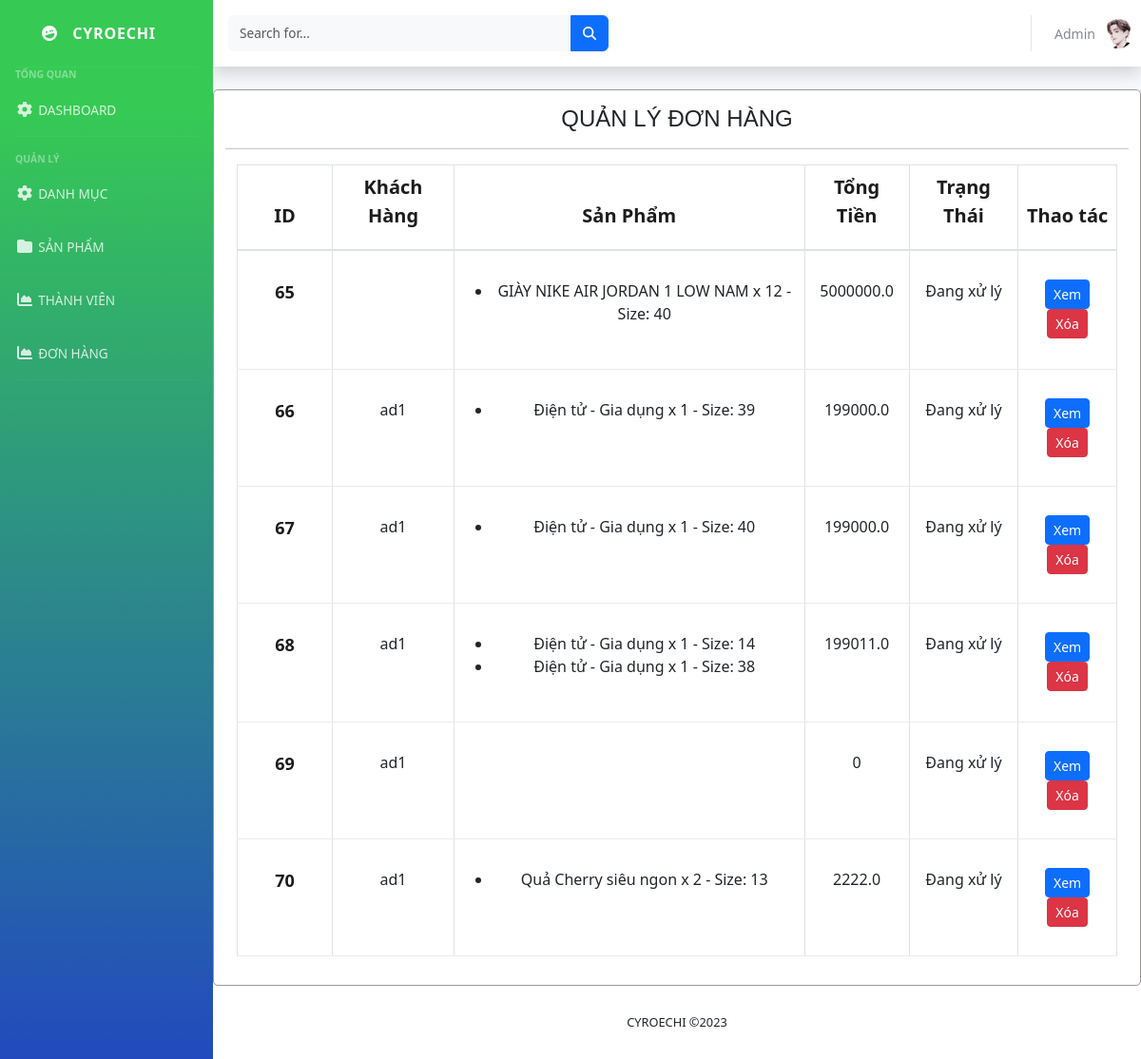
Page /manageorder/ on the earlier database version.
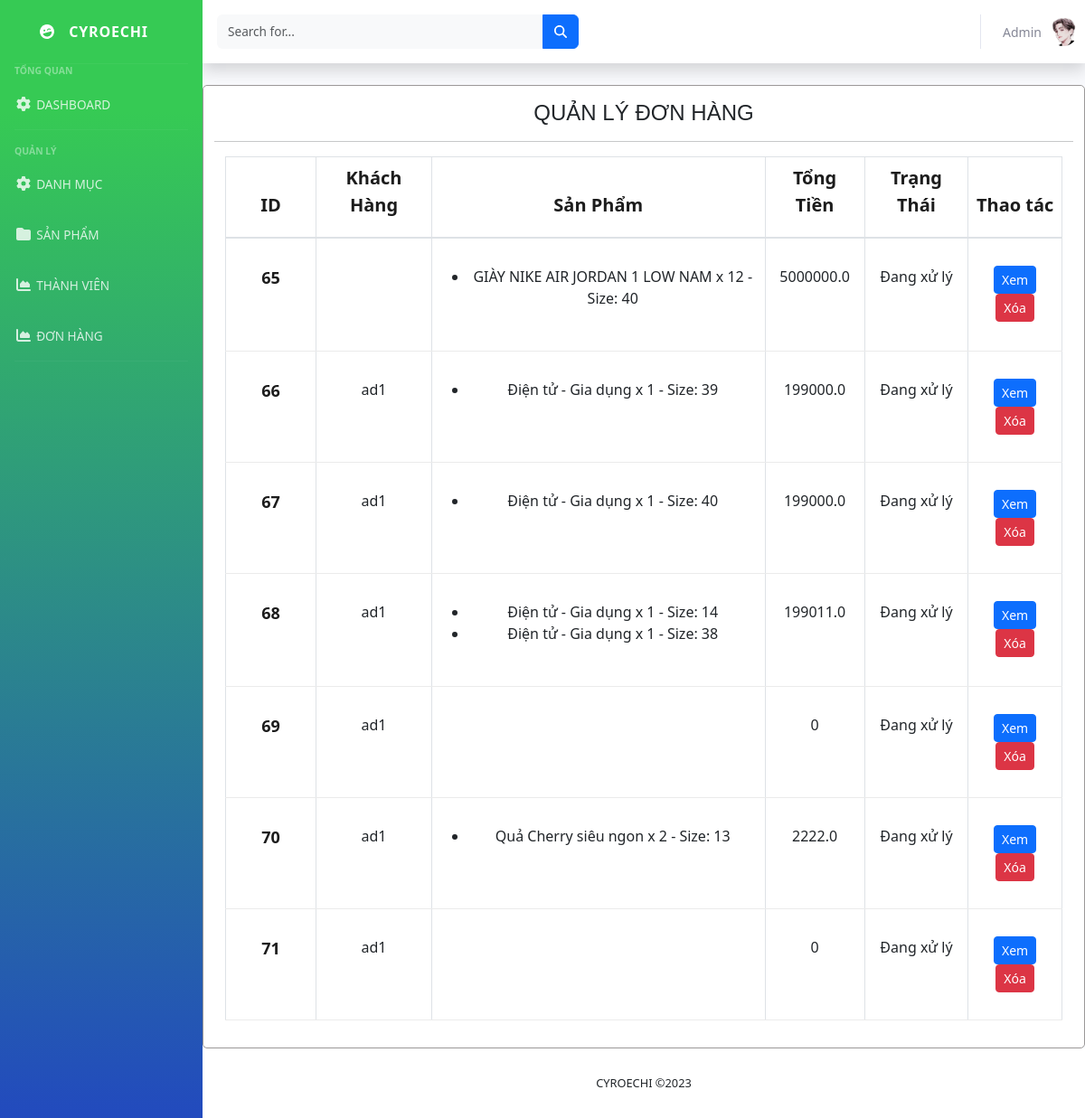
Same page on the later database version.
### app/models.py (models this page shows, shortened)
class Order(models.Model):
    customer = models.ForeignKey(User, on_delete=models.SET_NULL, null=True, blank=True)
    address = models.ForeignKey(Adress, on_delete=models.SET_NULL, null=True, blank=True)
    date_order = models.DateTimeField(auto_now_add=True)
    complete = models.BooleanField(default=False, null=True, blank=False)
    transaction_id = models.CharField(max_length=200, null=True)
    @property
    def get_cart_total(self):
        orderitems = self.orderitem_set.all()
        total = sum([item.get_total for item in orderitems])
        return total

class OrderItem(models.Model):
    product = models.ForeignKey(Product, on_delete=models.SET_NULL, null=True, blank=True)
    order = models.ForeignKey(Order, on_delete=models.SET_NULL, null=True, blank=True)
    quantity = models.IntegerField(default=0, null=True, blank=True)
    size = models.IntegerField(default=0,null=True, blank=True)
    total = models.FloatField(default=0)
    date_added = models.DateTimeField(auto_now_add=True)
    @property
    def get_total(self):
        return self.total

class Product(models.Model):
    name = models.CharField(max_length=200, null=True)
    category = models.ManyToManyField(Category, related_name='product_category')
    price = models.IntegerField(default=0)
    price_sale = models.DecimalField(max_digits=10, decimal_places=2, default=0.0)
    describe = models.CharField(max_length=300, null=True)
    digital = models.BooleanField(default=False, null=True, blank=False)
    image = models.ImageField(null=True, blank=True)
    unit = models.CharField(max_length=50, null=True, blank=True)

### app/python/admin/manage_order.py (the view)
# urls.py: path('manageorder/', views.manageorder, name="manageorder"),
def manageorder(request):
    orders = Order.objects.all()
    context = {'orders': orders}
    return render(request, 'admin/manageorder.html', context)

### app/templates/admin/manageorder.html
{% extends 'admin/manage.html' %}
{% load static %}
{% block blog-order %}
    <div style="border: 1px solid #9b9898; border-radius: 5px" class="container mt-4 bg-white">
        <h4 class="text-center mt-3">QUẢN LÝ ĐƠN HÀNG</h4>
        <hr>
        <section class="mt-3">
            <div class="container">
                <div class="row">
                    <div class="col-lg-12">
                        <div class="shoping__cart__table">
                            <table class="table table-bordered ">
                                <thead>
                                <tr>
                                    <th>ID</th>
                                    <th>Khách Hàng</th>
                                    <th> Sản Phẩm</th>
                                    <th>Tổng Tiền</th>
                                    <th>Trạng Thái</th>
                                    <th>Thao tác</th>
                                </tr>
                                </thead>
                                <tbody>
                                {% for order in orders %}
                                    <tr>
                                        <td class="shoping__cart__price">
                                            {{ order.id }}
                                        </td>
                                        <td>
                                            {{ order.customer.username }}
                                        </td>
                                        <td>
                                            <ul>
                                                {% for item in order.orderitem_set.all %}
                                                    <li>{{ item.product.name }} x {{ item.quantity }} -
                                                        Size: {{ item.size }}</li>
                                                {% endfor %}
                                            </ul>
                                        </td>
                                        <td>
                                            {{ order.get_cart_total }}
                                        </td>
                                        <td>
                                            Đang xử lý
                                        </td>
                                        <td>
                                            <a style="" href="{% url 'viewmanageorder' %}?id={{ order.id }}"
                                               class="btn btn-primary btn-sm">Xem</a>
                                            <a href="{% url 'deletemanageorder' %}?id={{ order.id }}"
                                               class="btn btn-danger btn-sm">Xóa</a>
                                        </td>
                                    </tr>
                                {% endfor %}
                                </tbody>
                            </table>
                        </div>
                    </div>
                </div>
            </div>
        </section>
    </div>
{% endblock blog-order %}

Differences in the rows shown:
added Order: id "71", customer.username "ad1", get_cart_total "0"
